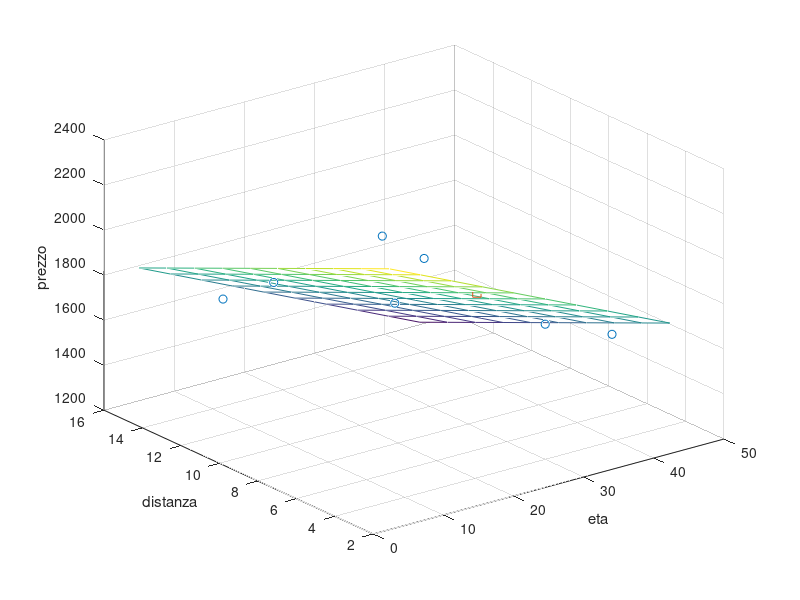

Source code (MATLAB):
eta=[10; 5; 30; 25; 45; 6; 15; 35];
dist=[3; 9; 4; 10; 6; 12; 7; 16];
prezzo=[2300; 2000; 1800; 1700; 1550; 1800; 2200; 1450];

%matrice X del sistema rettangolare
N=length(eta);
X=[eta, dist, ones(N,1)];
%matrice dei termini noti
Y=prezzo;
%calcolo vettore a^* risolvendo le Normal Equations
as=X\Y;

%grafica
figure(1); clf
plot3(eta,dist,prezzo,'o');
hold on
grid on
xlabel('eta');
ylabel('distanza');
zlabel('prezzo');
x1v=linspace(min(eta),max(eta),10);
x2v=linspace(min(dist),max(dist),10);
[x1,x2]=meshgrid(x1v,x2v);
z=as(1)*x1+as(2)*x2+as(3);
mesh(x1,x2,z);

%stima
xs=23; %eta 
ys=5; %distanza
ps=as(1)*xs+as(2)*ys+as(3); %prezzo stimato
plot3(xs,ys,ps,'s');

residuo=Y-X*as
